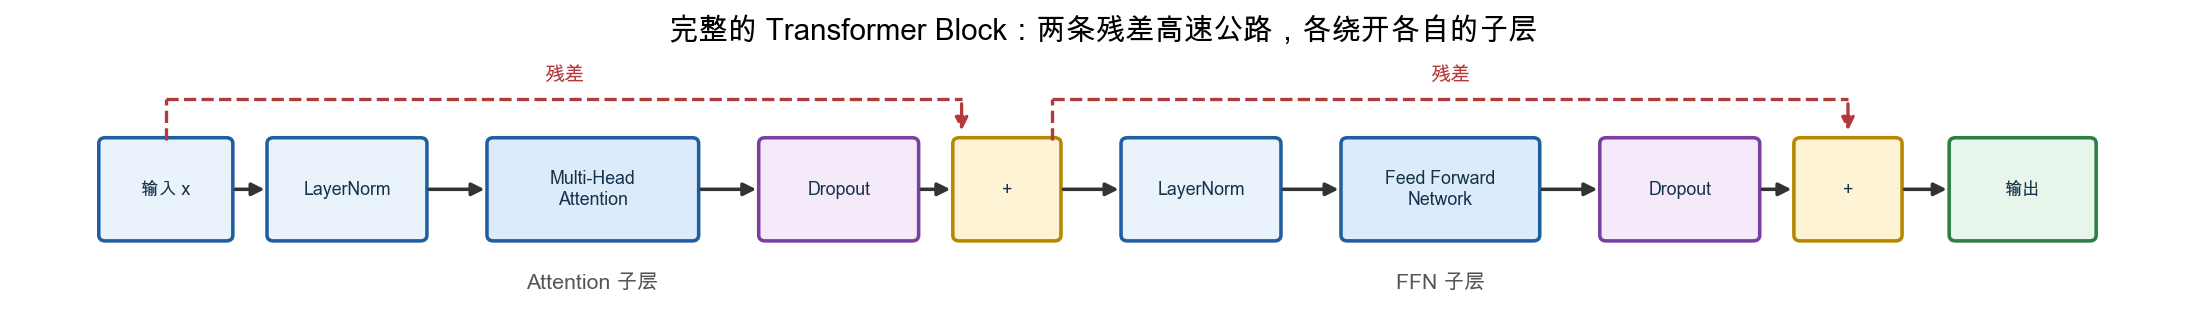

This chart was generated by the following Python code:
#!/usr/bin/env python3
"""生成第11章 第六节"一个完整的 Transformer Block"结构图（原 Mermaid 图 5，全书信息量最大的一张）：
输入 x 依次经过 LayerNorm -> Multi-Head Attention -> Dropout -> Add（第一条残差高速公路），
再经过 LayerNorm -> FFN -> Dropout -> Add（第二条残差高速公路），最终得到输出。

修复记录：
1）改用直角折线画残差支路（不依赖曲率），不会因画布压扁而被裁剪断线。
2）两条支路在 ADD1 上方的落点/起点分别偏移到 ADD1 的左侧和右侧，不再共用一个点，
   箭头与"残差"文字有足够的摆放空间。
3）上一版的方框过宽、占用了大量横向空间，箭头被挤在窄缝里。这一版把每个方框的
   宽度收窄到"刚好装下文字"，省下的空间全部让给方框之间的箭头（相邻方框之间的
   空隙从原先最小的 0.35 增大到 0.5 以上），箭头不再拥挤。
"""
from pathlib import Path

import matplotlib
matplotlib.use("Agg")
import matplotlib.font_manager as fm
import matplotlib.pyplot as plt
from matplotlib.patches import FancyArrowPatch, FancyBboxPatch

FONT_CANDIDATES = [
    "PingFang SC", "Microsoft YaHei", "Noto Sans CJK SC",
    "WenQuanYi Micro Hei", "Source Han Sans SC", "Arial Unicode MS",
]
available = {font.name for font in fm.fontManager.ttflist}
font = next((name for name in FONT_CANDIDATES if name in available), "DejaVu Sans")
plt.rcParams.update({"font.family": font, "axes.unicode_minus": False})


def draw_box(ax, cx, cy, w, h, text, facecolor="#EAF2FB", edgecolor="#1F5FA0", fontsize=7.5):
    box = FancyBboxPatch((cx - w / 2, cy - h / 2), w, h,
                          boxstyle="round,pad=0.018,rounding_size=0.05",
                          linewidth=1.5, edgecolor=edgecolor, facecolor=facecolor, clip_on=False)
    ax.add_patch(box)
    ax.text(cx, cy, text, ha="center", va="center", fontsize=fontsize, weight="bold",
            color="#16324a", clip_on=False)


def straight_arrow(ax, start, end, color="#333333", lw=1.5, ls="-"):
    a = FancyArrowPatch(start, end, arrowstyle="-|>", mutation_scale=11,
                         linewidth=lw, color=color, linestyle=ls, clip_on=False)
    ax.add_patch(a)


def elbow_bypass(ax, x_start, x_end, y_base, y_top, color="#B33A3A", lw=1.4):
    """直角折线：从 (x_start, y_base) 竖直上升到 y_top，水平走到 x_end，
    再竖直落回 (x_end, y_base)（落点带箭头）。不依赖曲率，不会因画布压扁而断线。"""
    ax.plot([x_start, x_start], [y_base, y_top], color=color, lw=lw, ls="--", clip_on=False, zorder=1)
    ax.plot([x_start, x_end], [y_top, y_top], color=color, lw=lw, ls="--", clip_on=False, zorder=1)
    straight_arrow(ax, (x_end, y_top), (x_end, y_base + 0.04), color=color, lw=lw, ls="--")


y = 0
h_main = 0.85
# 方框宽度改为"刚好装下文字"，尽量把横向空间让给箭头
nodes = [
    ("X", 0.55, 1.0, "输入 x", "#EAF2FB", "#1F5FA0"),
    ("LN1", 1.95, 1.2, "LayerNorm", "#EAF2FB", "#1F5FA0"),
    ("MHA", 3.85, 1.6, "Multi-Head\nAttention", "#DCEBFB", "#1F5FA0"),
    ("DP1", 5.75, 1.2, "Dropout", "#F5EAF9", "#7A3FA0"),
    ("ADD1", 7.05, 0.8, "+", "#FFF3D6", "#B98600"),
    ("LN2", 8.55, 1.2, "LayerNorm", "#EAF2FB", "#1F5FA0"),
    ("FFN", 10.4, 1.5, "Feed Forward\nNetwork", "#DCEBFB", "#1F5FA0"),
    ("DP2", 12.25, 1.2, "Dropout", "#F5EAF9", "#7A3FA0"),
    ("ADD2", 13.55, 0.8, "+", "#FFF3D6", "#B98600"),
    ("OUT", 14.9, 1.1, "输出", "#E7F5EA", "#2E7D46"),
]

fig, ax = plt.subplots(figsize=(16.5, 1.85), dpi=170)

pos = {}
for key, cx, w, text, fc, ec in nodes:
    draw_box(ax, cx, y, w, h_main, text, facecolor=fc, edgecolor=ec)
    pos[key] = (cx, w)

chain = [n[0] for n in nodes]
for a_key, b_key in zip(chain[:-1], chain[1:]):
    ax_cx, ax_w = pos[a_key]
    bx_cx, bx_w = pos[b_key]
    straight_arrow(ax, (ax_cx + ax_w / 2, y), (bx_cx - bx_w / 2, y))

y_bypass_top = h_main / 2 + 0.35  # 两条支路共用同一高度：它们的水平段 x 区间不重叠，不会互相干扰

# 第一条残差高速公路：X 正上方出发，落点偏移到 ADD1 左侧（避免和第二条共用同一落点）
x_cx, _ = pos["X"]
add1_cx, _ = pos["ADD1"]
elbow_bypass(ax, x_cx, add1_cx - 0.35, y_base=h_main / 2, y_top=y_bypass_top)
ax.text((x_cx + add1_cx - 0.35) / 2, y_bypass_top + 0.16, "残差", fontsize=8.5,
        color="#B33A3A", ha="center", weight="bold", clip_on=False)

# 第二条残差高速公路：从 ADD1 右侧出发（与第一条的落点错开），落到 ADD2 正上方
add2_cx, _ = pos["ADD2"]
elbow_bypass(ax, add1_cx + 0.35, add2_cx, y_base=h_main / 2, y_top=y_bypass_top)
ax.text((add1_cx + 0.35 + add2_cx) / 2, y_bypass_top + 0.16, "残差", fontsize=8.5,
        color="#B33A3A", ha="center", weight="bold", clip_on=False)

# 底部子层标注（贴近箱体，不额外占用太多高度）
y_label_bottom = -h_main / 2 - 0.3
ax.text((pos["LN1"][0] + pos["DP1"][0]) / 2, y_label_bottom, "Attention 子层", fontsize=9,
        color="#555555", ha="center", va="top", style="italic", clip_on=False)
ax.text((pos["LN2"][0] + pos["DP2"][0]) / 2, y_label_bottom, "FFN 子层", fontsize=9,
        color="#555555", ha="center", va="top", style="italic", clip_on=False)

ax.set_xlim(-0.6, 16.2)
ax.set_ylim(y_label_bottom - 0.2, y_bypass_top + 0.38)
ax.axis("off")
ax.set_title("完整的 Transformer Block：两条残差高速公路，各绕开各自的子层", fontsize=12.5, weight="bold", pad=6)

output = Path(__file__).resolve().parent / "transformer_block_full_diagram.png"
fig.savefig(output, bbox_inches="tight")
print(f"saved to {output}")
